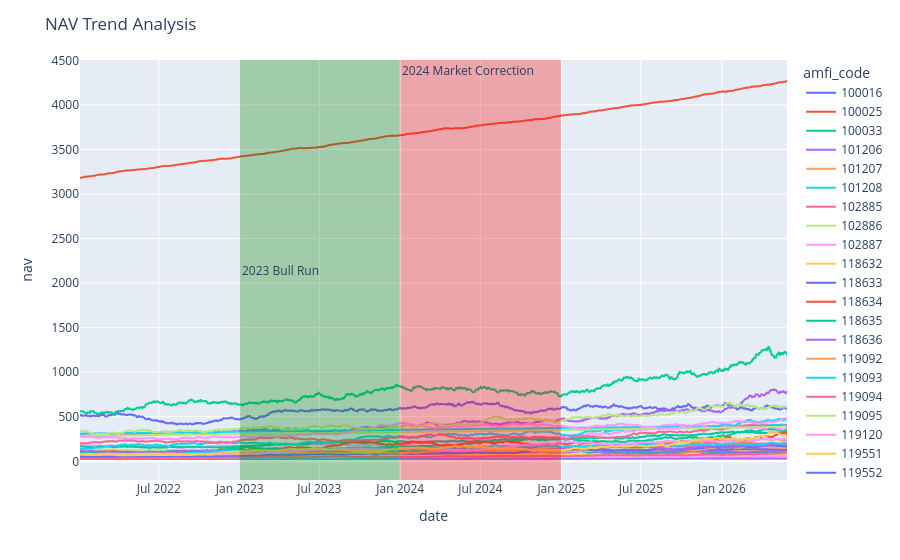

Here is the notebook cell this chart was saved with:
### Code cell
import pandas as pd
import plotly.express as px
df=pd.read_csv("../data/processed/nav_history_clean.csv")
df["date"]=pd.to_datetime(df['date'])
df=df[(df['date'].dt.year>=2022) &(df['date'].dt.year <=2026)]
fig=px.line(
    df,
    x="date",
    y="nav",
    color="amfi_code"
)

fig.add_vrect(
    x0='2023-01-01',
    x1='2023-12-31',
    fillcolor='green',
    opacity=0.3,
    line_width=0,
    annotation_text='2023 Bull Run',
    annotation_position='left'
)

fig.add_vrect(
    x0='2024-01-01',
    x1='2024-12-31',
    fillcolor='red',
    opacity=0.3,
    line_width=0,
    annotation_text='2024 Market Correction',
    annotation_position='top left'
)

fig.update_layout(
    title='NAV Trend Analysis',
    xaxis_title='date',
    yaxis_title='nav',
    hovermode='x unified'
 
)
plt.savefig("../images/aum_growth.png", dpi=300)
fig.show()

### Figure 1 — Plotly figure (JSON) as saved in the notebook; plotly's stock layout.template omitted (floating-point values rounded to 4 significant figures; data arrays with more than 128 entries replaced by an {"elided": "..."} marker saying what was removed)
{"data": [{"hovertemplate": "amfi_code=100016<br>date=%{x}<br>nav=%{y}<extra></extra>", "legendgroup": "100016", "line": {"color": "#636efa", "dash": "solid"}, "marker": {"symbol": "circle"}, "mode": "lines", "name": "100016", "showlegend": true, "type": "scattergl", "x": {"elided": "1150 str values"}, "xaxis": "x", "y": {"elided": "1150 float values"}, "yaxis": "y"}, {"hovertemplate": "amfi_code=100025<br>date=%{x}<br>nav=%{y}<extra></extra>", "legendgroup": "100025", "line": {"color": "#EF553B", "dash": "solid"}, "marker": {"symbol": "circle"}, "mode": "lines", "name": "100025", "showlegend": true, "type": "scattergl", "x": {"elided": "1150 str values"}, "xaxis": "x", "y": {"elided": "1150 float values"}, "yaxis": "y"}, {"hovertemplate": "amfi_code=100033<br>date=%{x}<br>nav=%{y}<extra></extra>", "legendgroup": "100033", "line": {"color": "#00cc96", "dash": "solid"}, "marker": {"symbol": "circle"}, "mode": "lines", "name": "100033", "showlegend": true, "type": "scattergl", "x": {"elided": "1150 str values"}, "xaxis": "x", "y": {"elided": "1150 float values"}, "yaxis": "y"}, {"hovertemplate": "amfi_code=101206<br>date=%{x}<br>nav=%{y}<extra></extra>", "legendgroup": "101206", "line": {"color": "#ab63fa", "dash": "solid"}, "marker": {"symbol": "circle"}, "mode": "lines", "name": "101206", "showlegend": true, "type": "scattergl", "x": {"elided": "1150 str values"}, "xaxis": "x", "y": {"elided": "1150 float values"}, "yaxis": "y"}, {"hovertemplate": "amfi_code=101207<br>date=%{x}<br>nav=%{y}<extra></extra>", "legendgroup": "101207", "line": {"color": "#FFA15A", "dash": "solid"}, "marker": {"symbol": "circle"}, "mode": "lines", "name": "101207", "showlegend": true, "type": "scattergl", "x": {"elided": "1150 str values"}, "xaxis": "x", "y": {"elided": "1150 float values"}, "yaxis": "y"}, {"hovertemplate": "amfi_code=101208<br>date=%{x}<br>nav=%{y}<extra></extra>", "legendgroup": "101208", "line": {"color": "#19d3f3", "dash": "solid"}, "marker": {"symbol": "circle"}, "mode": "lines", "name": "101208", "showlegend": true, "type": "scattergl", "x": {"elided": "1150 str values"}, "xaxis": "x", "y": {"elided": "1150 float values"}, "yaxis": "y"}, {"hovertemplate": "amfi_code=102885<br>date=%{x}<br>nav=%{y}<extra></extra>", "legendgroup": "102885", "line": {"color": "#FF6692", "dash": "solid"}, "marker": {"symbol": "circle"}, "mode": "lines", "name": "102885", "showlegend": true, "type": "scattergl", "x": {"elided": "1150 str values"}, "xaxis": "x", "y": {"elided": "1150 float values"}, "yaxis": "y"}, {"hovertemplate": "amfi_code=102886<br>date=%{x}<br>nav=%{y}<extra></extra>", "legendgroup": "102886", "line": {"color": "#B6E880", "dash": "solid"}, "marker": {"symbol": "circle"}, "mode": "lines", "name": "102886", "showlegend": true, "type": "scattergl", "x": {"elided": "1150 str values"}, "xaxis": "x", "y": {"elided": "1150 float values"}, "yaxis": "y"}, {"hovertemplate": "amfi_code=102887<br>date=%{x}<br>nav=%{y}<extra></extra>", "legendgroup": "102887", "line": {"color": "#FF97FF", "dash": "solid"}, "marker": {"symbol": "circle"}, "mode": "lines", "name": "102887", "showlegend": true, "type": "scattergl", "x": {"elided": "1150 str values"}, "xaxis": "x", "y": {"elided": "1150 float values"}, "yaxis": "y"}, {"hovertemplate": "amfi_code=118632<br>date=%{x}<br>nav=%{y}<extra></extra>", "legendgroup": "118632", "line": {"color": "#FECB52", "dash": "solid"}, "marker": {"symbol": "circle"}, "mode": "lines", "name": "118632", "showlegend": true, "type": "scattergl", "x": {"elided": "1150 str values"}, "xaxis": "x", "y": {"elided": "1150 float values"}, "yaxis": "y"}, {"hovertemplate": "amfi_code=118633<br>date=%{x}<br>nav=%{y}<extra></extra>", "legendgroup": "118633", "line": {"color": "#636efa", "dash": "solid"}, "marker": {"symbol": "circle"}, "mode": "lines", "name": "118633", "showlegend": true, "type": "scattergl", "x": {"elided": "1150 str values"}, "xaxis": "x", "y": {"elided": "1150 float values"}, "yaxis": "y"}, {"hovertemplate": "amfi_code=118634<br>date=%{x}<br>nav=%{y}<extra></extra>", "legendgroup": "118634", "line": {"color": "#EF553B", "dash": "solid"}, "marker": {"symbol": "circle"}, "mode": "lines", "name": "118634", "showlegend": true, "type": "scattergl", "x": {"elided": "1150 str values"}, "xaxis": "x", "y": {"elided": "1150 float values"}, "yaxis": "y"}, {"hovertemplate": "amfi_code=118635<br>date=%{x}<br>nav=%{y}<extra></extra>", "legendgroup": "118635", "line": {"color": "#00cc96", "dash": "solid"}, "marker": {"symbol": "circle"}, "mode": "lines", "name": "118635", "showlegend": true, "type": "scattergl", "x": {"elided": "1150 str values"}, "xaxis": "x", "y": {"elided": "1150 float values"}, "yaxis": "y"}, {"hovertemplate": "amfi_code=118636<br>date=%{x}<br>nav=%{y}<extra></extra>", "legendgroup": "118636", "line": {"color": "#ab63fa", "dash": "solid"}, "marker": {"symbol": "circle"}, "mode": "lines", "name": "118636", "showlegend": true, "type": "scattergl", "x": {"elided": "1150 str values"}, "xaxis": "x", "y": {"elided": "1150 float values"}, "yaxis": "y"}, {"hovertemplate": "amfi_code=119092<br>date=%{x}<br>nav=%{y}<extra></extra>", "legendgroup": "119092", "line": {"color": "#FFA15A", "dash": "solid"}, "marker": {"symbol": "circle"}, "mode": "lines", "name": "119092", "showlegend": true, "type": "scattergl", "x": {"elided": "1150 str values"}, "xaxis": "x", "y": {"elided": "1150 float values"}, "yaxis": "y"}, {"hovertemplate": "amfi_code=119093<br>date=%{x}<br>nav=%{y}<extra></extra>", "legendgroup": "119093", "line": {"color": "#19d3f3", "dash": "solid"}, "marker": {"symbol": "circle"}, "mode": "lines", "name": "119093", "showlegend": true, "type": "scattergl", "x": {"elided": "1150 str values"}, "xaxis": "x", "y": {"elided": "1150 float values"}, "yaxis": "y"}, {"hovertemplate": "amfi_code=119094<br>date=%{x}<br>nav=%{y}<extra></extra>", "legendgroup": "119094", "line": {"color": "#FF6692", "dash": "solid"}, "marker": {"symbol": "circle"}, "mode": "lines", "name": "119094", "showlegend": true, "type": "scattergl", "x": {"elided": "1150 str values"}, "xaxis": "x", "y": {"elided": "1150 float values"}, "yaxis": "y"}, {"hovertemplate": "amfi_code=119095<br>date=%{x}<br>nav=%{y}<extra></extra>", "legendgroup": "119095", "line": {"color": "#B6E880", "dash": "solid"}, "marker": {"symbol": "circle"}, "mode": "lines", "name": "119095", "showlegend": true, "type": "scattergl", "x": {"elided": "1150 str values"}, "xaxis": "x", "y": {"elided": "1150 float values"}, "yaxis": "y"}, {"hovertemplate": "amfi_code=119120<br>date=%{x}<br>nav=%{y}<extra></extra>", "legendgroup": "119120", "line": {"color": "#FF97FF", "dash": "solid"}, "marker": {"symbol": "circle"}, "mode": "lines", "name": "119120", "showlegend": true, "type": "scattergl", "x": {"elided": "1150 str values"}, "xaxis": "x", "y": {"elided": "1150 float values"}, "yaxis": "y"}, {"hovertemplate": "amfi_code=119551<br>date=%{x}<br>nav=%{y}<extra></extra>", "legendgroup": "119551", "line": {"color": "#FECB52", "dash": "solid"}, "marker": {"symbol": "circle"}, "mode": "lines", "name": "119551", "showlegend": true, "type": "scattergl", "x": {"elided": "1150 str values"}, "xaxis": "x", "y": {"elided": "1150 float values"}, "yaxis": "y"}, {"hovertemplate": "amfi_code=119552<br>date=%{x}<br>nav=%{y}<extra></extra>", "legendgroup": "119552", "line": {"color": "#636efa", "dash": "solid"}, "marker": {"symbol": "circle"}, "mode": "lines", "name": "119552", "showlegend": true, "type": "scattergl", "x": {"elided": "1150 str values"}, "xaxis": "x", "y": {"elided": "1150 float values"}, "yaxis": "y"}, {"hovertemplate": "amfi_code=119598<br>date=%{x}<br>nav=%{y}<extra></extra>", "legendgroup": "119598", "line": {"color": "#EF553B", "dash": "solid"}, "marker": {"symbol": "circle"}, "mode": "lines", "name": "119598", "showlegend": true, "type": "scattergl", "x": {"elided": "1150 str values"}, "xaxis": "x", "y": {"elided": "1150 float values"}, "yaxis": "y"}, {"hovertemplate": "amfi_code=119599<br>date=%{x}<br>nav=%{y}<extra></extra>", "legendgroup": "119599", "line": {"color": "#00cc96", "dash": "solid"}, "marker": {"symbol": "circle"}, "mode": "lines", "name": "119599", "showlegend": true, "type": "scattergl", "x": {"elided": "1150 str values"}, "xaxis": "x", "y": {"elided": "1150 float values"}, "yaxis": "y"}, {"hovertemplate": "amfi_code=120503<br>date=%{x}<br>nav=%{y}<extra></extra>", "legendgroup": "120503", "line": {"color": "#ab63fa", "dash": "solid"}, "marker": {"symbol": "circle"}, "mode": "lines", "name": "120503", "showlegend": true, "type": "scattergl", "x": {"elided": "1150 str values"}, "xaxis": "x", "y": {"elided": "1150 float values"}, "yaxis": "y"}, {"hovertemplate": "amfi_code=120504<br>date=%{x}<br>nav=%{y}<extra></extra>", "legendgroup": "120504", "line": {"color": "#FFA15A", "dash": "solid"}, "marker": {"symbol": "circle"}, "mode": "lines", "name": "120504", "showlegend": true, "type": "scattergl", "x": {"elided": "1150 str values"}, "xaxis": "x", "y": {"elided": "1150 float values"}, "yaxis": "y"}, {"hovertemplate": "amfi_code=120505<br>date=%{x}<br>nav=%{y}<extra></extra>", "legendgroup": "120505", "line": {"color": "#19d3f3", "dash": "solid"}, "marker": {"symbol": "circle"}, "mode": "lines", "name": "120505", "showlegend": true, "type": "scattergl", "x": {"elided": "1150 str values"}, "xaxis": "x", "y": {"elided": "1150 float values"}, "yaxis": "y"}, {"hovertemplate": "amfi_code=120506<br>date=%{x}<br>nav=%{y}<extra></extra>", "legendgroup": "120506", "line": {"color": "#FF6692", "dash": "solid"}, "marker": {"symbol": "circle"}, "mode": "lines", "name": "120506", "showlegend": true, "type": "scattergl", "x": {"elided": "1150 str values"}, "xaxis": "x", "y": {"elided": "1150 float values"}, "yaxis": "y"}, {"hovertemplate": "amfi_code=120507<br>date=%{x}<br>nav=%{y}<extra></extra>", "legendgroup": "120507", "line": {"color": "#B6E880", "dash": "solid"}, "marker": {"symbol": "circle"}, "mode": "lines", "name": "120507", "showlegend": true, "type": "scattergl", "x": {"elided": "1150 str values"}, "xaxis": "x", "y": {"elided": "1150 float values"}, "yaxis": "y"}, {"hovertemplate": "amfi_code=120841<br>date=%{x}<br>nav=%{y}<extra></extra>", "legendgroup": "120841", "line": {"color": "#FF97FF", "dash": "solid"}, "marker": {"symbol": "circle"}, "mode": "lines", "name": "120841", "showlegend": true, "type": "scattergl", "x": {"elided": "1150 str values"}, "xaxis": "x", "y": {"elided": "1150 float values"}, "yaxis": "y"}, {"hovertemplate": "amfi_code=120842<br>date=%{x}<br>nav=%{y}<extra></extra>", "legendgroup": "120842", "line": {"color": "#FECB52", "dash": "solid"}, "marker": {"symbol": "circle"}, "mode": "lines", "name": "120842", "showlegend": true, "type": "scattergl", "x": {"elided": "1150 str values"}, "xaxis": "x", "y": {"elided": "1150 float values"}, "yaxis": "y"}, {"hovertemplate": "amfi_code=120843<br>date=%{x}<br>nav=%{y}<extra></extra>", "legendgroup": "120843", "line": {"color": "#636efa", "dash": "solid"}, "marker": {"symbol": "circle"}, "mode": "lines", "name": "120843", "showlegend": true, "type": "scattergl", "x": {"elided": "1150 str values"}, "xaxis": "x", "y": {"elided": "1150 float values"}, "yaxis": "y"}, {"hovertemplate": "amfi_code=120844<br>date=%{x}<br>nav=%{y}<extra></extra>", "legendgroup": "120844", "line": {"color": "#EF553B", "dash": "solid"}, "marker": {"symbol": "circle"}, "mode": "lines", "name": "120844", "showlegend": true, "type": "scattergl", "x": {"elided": "1150 str values"}, "xaxis": "x", "y": {"elided": "1150 float values"}, "yaxis": "y"}, {"hovertemplate": "amfi_code=125497<br>date=%{x}<br>nav=%{y}<extra></extra>", "legendgroup": "125497", "line": {"color": "#00cc96", "dash": "solid"}, "marker": {"symbol": "circle"}, "mode": "lines", "name": "125497", "showlegend": true, "type": "scattergl", "x": {"elided": "1150 str values"}, "xaxis": "x", "y": {"elided": "1150 float values"}, "yaxis": "y"}, {"hovertemplate": "amfi_code=125498<br>date=%{x}<br>nav=%{y}<extra></extra>", "legendgroup": "125498", "line": {"color": "#ab63fa", "dash": "solid"}, "marker": {"symbol": "circle"}, "mode": "lines", "name": "125498", "showlegend": true, "type": "scattergl", "x": {"elided": "1150 str values"}, "xaxis": "x", "y": {"elided": "1150 float values"}, "yaxis": "y"}, {"hovertemplate": "amfi_code=148567<br>date=%{x}<br>nav=%{y}<extra></extra>", "legendgroup": "148567", "line": {"color": "#FFA15A", "dash": "solid"}, "marker": {"symbol": "circle"}, "mode": "lines", "name": "148567", "showlegend": true, "type": "scattergl", "x": {"elided": "1150 str values"}, "xaxis": "x", "y": {"elided": "1150 float values"}, "yaxis": "y"}, {"hovertemplate": "amfi_code=148568<br>date=%{x}<br>nav=%{y}<extra></extra>", "legendgroup": "148568", "line": {"color": "#19d3f3", "dash": "solid"}, "marker": {"symbol": "circle"}, "mode": "lines", "name": "148568", "showlegend": true, "type": "scattergl", "x": {"elided": "1150 str values"}, "xaxis": "x", "y": {"elided": "1150 float values"}, "yaxis": "y"}, {"hovertemplate": "amfi_code=148569<br>date=%{x}<br>nav=%{y}<extra></extra>", "legendgroup": "148569", "line": {"color": "#FF6692", "dash": "solid"}, "marker": {"symbol": "circle"}, "mode": "lines", "name": "148569", "showlegend": true, "type": "scattergl", "x": {"elided": "1150 str values"}, "xaxis": "x", "y": {"elided": "1150 float values"}, "yaxis": "y"}, {"hovertemplate": "amfi_code=149322<br>date=%{x}<br>nav=%{y}<extra></extra>", "legendgroup": "149322", "line": {"color": "#B6E880", "dash": "solid"}, "marker": {"symbol": "circle"}, "mode": "lines", "name": "149322", "showlegend": true, "type": "scattergl", "x": {"elided": "1150 str values"}, "xaxis": "x", "y": {"elided": "1150 float values"}, "yaxis": "y"}, {"hovertemplate": "amfi_code=149323<br>date=%{x}<br>nav=%{y}<extra></extra>", "legendgroup": "149323", "line": {"color": "#FF97FF", "dash": "solid"}, "marker": {"symbol": "circle"}, "mode": "lines", "name": "149323", "showlegend": true, "type": "scattergl", "x": {"elided": "1150 str values"}, "xaxis": "x", "y": {"elided": "1150 float values"}, "yaxis": "y"}, {"hovertemplate": "amfi_code=149324<br>date=%{x}<br>nav=%{y}<extra></extra>", "legendgroup": "149324", "line": {"color": "#FECB52", "dash": "solid"}, "marker": {"symbol": "circle"}, "mode": "lines", "name": "149324", "showlegend": true, "type": "scattergl", "x": {"elided": "1150 str values"}, "xaxis": "x", "y": {"elided": "1150 float values"}, "yaxis": "y"}], "layout": {"annotations": [{"showarrow": false, "text": "2023 Bull Run", "x": "2023-01-01", "xanchor": "left", "xref": "x", "y": 0.5, "yanchor": "middle", "yref": "y domain"}, {"showarrow": false, "text": "2024 Market Correction", "x": "2024-01-01", "xanchor": "left", "xref": "x", "y": 1, "yanchor": "top", "yref": "y domain"}], "hovermode": "x unified", "legend": {"title": {"text": "amfi_code"}, "tracegroupgap": 0}, "margin": {"t": 60}, "shapes": [{"fillcolor": "green", "line": {"width": 0}, "opacity": 0.3, "type": "rect", "x0": "2023-01-01", "x1": "2023-12-31", "xref": "x", "y0": 0, "y1": 1, "yref": "y domain"}, {"fillcolor": "red", "line": {"width": 0}, "opacity": 0.3, "type": "rect", "x0": "2024-01-01", "x1": "2024-12-31", "xref": "x", "y0": 0, "y1": 1, "yref": "y domain"}], "title": {"text": "NAV Trend Analysis"}, "xaxis": {"anchor": "y", "domain": [0, 1], "title": {"text": "date"}}, "yaxis": {"anchor": "x", "domain": [0, 1], "title": {"text": "nav"}}}}
